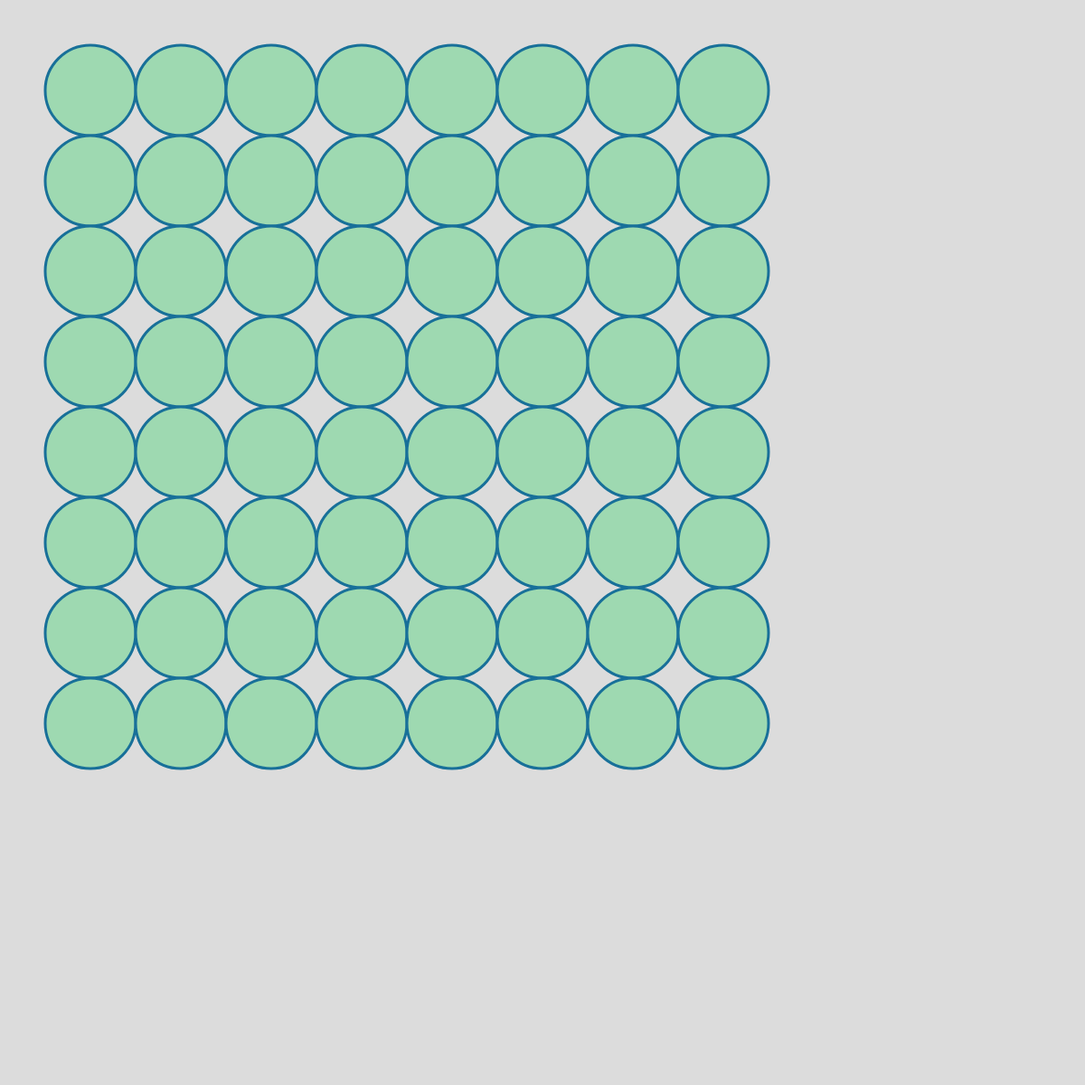
Frame 1 (no input)
Frame 2 (the mouse pressed at the canvas centre, redrawn once): identical to frame 1, image omitted

The p5.js sketch that drew this single still picture (run headless with seeded random() and noise() and a simulated clock; the mouse was pressed at the canvas centre and the sketch redrawn once):

// p5.js sketch
// ── sketch.js
function setup() {
  // create a canvas
  createCanvas(1200, 1200);

  // disable animation
  noLoop();
}

function draw() {
  background(220);
  //move grid away from the side of the canvas
  translate(100,100);
  for (let x=0;x<8; x++){
    for (let y=0;y<8; y++){
      push();
      translate( x * 100, y * 100);

      //circle color
      fill(158,217,177)

      //stroke color
      stroke(24,112,153)

      //stroke size
      strokeWeight(3)

      //draw circles
      ellipse(0,0,100,100)

      pop()
    }
  }
}
